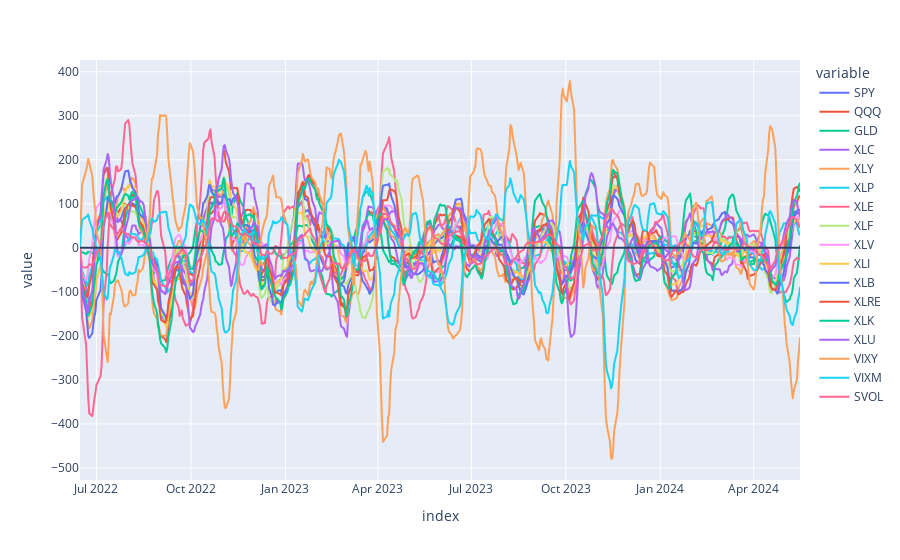

Write notebook code for a chart like this one.
### Code cell
px.line(data_frame=sector_diff).add_hline(0)

### Figure 1 — Plotly figure (JSON) as saved in the notebook; plotly's stock layout.template omitted (floating-point values rounded to 4 significant figures; data arrays with more than 128 entries replaced by an {"elided": "..."} marker saying what was removed)
{"data": [{"hovertemplate": "variable=SPY<br>index=%{x}<br>value=%{y}<extra></extra>", "legendgroup": "SPY", "line": {"color": "#636efa", "dash": "solid"}, "marker": {"symbol": "circle"}, "mode": "lines", "name": "SPY", "showlegend": true, "type": "scattergl", "x": {"elided": "483 str values"}, "xaxis": "x", "y": {"elided": "483 float values"}, "yaxis": "y"}, {"hovertemplate": "variable=QQQ<br>index=%{x}<br>value=%{y}<extra></extra>", "legendgroup": "QQQ", "line": {"color": "#EF553B", "dash": "solid"}, "marker": {"symbol": "circle"}, "mode": "lines", "name": "QQQ", "showlegend": true, "type": "scattergl", "x": {"elided": "483 str values"}, "xaxis": "x", "y": {"elided": "483 float values"}, "yaxis": "y"}, {"hovertemplate": "variable=GLD<br>index=%{x}<br>value=%{y}<extra></extra>", "legendgroup": "GLD", "line": {"color": "#00cc96", "dash": "solid"}, "marker": {"symbol": "circle"}, "mode": "lines", "name": "GLD", "showlegend": true, "type": "scattergl", "x": {"elided": "483 str values"}, "xaxis": "x", "y": {"elided": "483 float values"}, "yaxis": "y"}, {"hovertemplate": "variable=XLC<br>index=%{x}<br>value=%{y}<extra></extra>", "legendgroup": "XLC", "line": {"color": "#ab63fa", "dash": "solid"}, "marker": {"symbol": "circle"}, "mode": "lines", "name": "XLC", "showlegend": true, "type": "scattergl", "x": {"elided": "483 str values"}, "xaxis": "x", "y": {"elided": "483 float values"}, "yaxis": "y"}, {"hovertemplate": "variable=XLY<br>index=%{x}<br>value=%{y}<extra></extra>", "legendgroup": "XLY", "line": {"color": "#FFA15A", "dash": "solid"}, "marker": {"symbol": "circle"}, "mode": "lines", "name": "XLY", "showlegend": true, "type": "scattergl", "x": {"elided": "483 str values"}, "xaxis": "x", "y": {"elided": "483 float values"}, "yaxis": "y"}, {"hovertemplate": "variable=XLP<br>index=%{x}<br>value=%{y}<extra></extra>", "legendgroup": "XLP", "line": {"color": "#19d3f3", "dash": "solid"}, "marker": {"symbol": "circle"}, "mode": "lines", "name": "XLP", "showlegend": true, "type": "scattergl", "x": {"elided": "483 str values"}, "xaxis": "x", "y": {"elided": "483 float values"}, "yaxis": "y"}, {"hovertemplate": "variable=XLE<br>index=%{x}<br>value=%{y}<extra></extra>", "legendgroup": "XLE", "line": {"color": "#FF6692", "dash": "solid"}, "marker": {"symbol": "circle"}, "mode": "lines", "name": "XLE", "showlegend": true, "type": "scattergl", "x": {"elided": "483 str values"}, "xaxis": "x", "y": {"elided": "483 float values"}, "yaxis": "y"}, {"hovertemplate": "variable=XLF<br>index=%{x}<br>value=%{y}<extra></extra>", "legendgroup": "XLF", "line": {"color": "#B6E880", "dash": "solid"}, "marker": {"symbol": "circle"}, "mode": "lines", "name": "XLF", "showlegend": true, "type": "scattergl", "x": {"elided": "483 str values"}, "xaxis": "x", "y": {"elided": "483 float values"}, "yaxis": "y"}, {"hovertemplate": "variable=XLV<br>index=%{x}<br>value=%{y}<extra></extra>", "legendgroup": "XLV", "line": {"color": "#FF97FF", "dash": "solid"}, "marker": {"symbol": "circle"}, "mode": "lines", "name": "XLV", "showlegend": true, "type": "scattergl", "x": {"elided": "483 str values"}, "xaxis": "x", "y": {"elided": "483 float values"}, "yaxis": "y"}, {"hovertemplate": "variable=XLI<br>index=%{x}<br>value=%{y}<extra></extra>", "legendgroup": "XLI", "line": {"color": "#FECB52", "dash": "solid"}, "marker": {"symbol": "circle"}, "mode": "lines", "name": "XLI", "showlegend": true, "type": "scattergl", "x": {"elided": "483 str values"}, "xaxis": "x", "y": {"elided": "483 float values"}, "yaxis": "y"}, {"hovertemplate": "variable=XLB<br>index=%{x}<br>value=%{y}<extra></extra>", "legendgroup": "XLB", "line": {"color": "#636efa", "dash": "solid"}, "marker": {"symbol": "circle"}, "mode": "lines", "name": "XLB", "showlegend": true, "type": "scattergl", "x": {"elided": "483 str values"}, "xaxis": "x", "y": {"elided": "483 float values"}, "yaxis": "y"}, {"hovertemplate": "variable=XLRE<br>index=%{x}<br>value=%{y}<extra></extra>", "legendgroup": "XLRE", "line": {"color": "#EF553B", "dash": "solid"}, "marker": {"symbol": "circle"}, "mode": "lines", "name": "XLRE", "showlegend": true, "type": "scattergl", "x": {"elided": "483 str values"}, "xaxis": "x", "y": {"elided": "483 float values"}, "yaxis": "y"}, {"hovertemplate": "variable=XLK<br>index=%{x}<br>value=%{y}<extra></extra>", "legendgroup": "XLK", "line": {"color": "#00cc96", "dash": "solid"}, "marker": {"symbol": "circle"}, "mode": "lines", "name": "XLK", "showlegend": true, "type": "scattergl", "x": {"elided": "483 str values"}, "xaxis": "x", "y": {"elided": "483 float values"}, "yaxis": "y"}, {"hovertemplate": "variable=XLU<br>index=%{x}<br>value=%{y}<extra></extra>", "legendgroup": "XLU", "line": {"color": "#ab63fa", "dash": "solid"}, "marker": {"symbol": "circle"}, "mode": "lines", "name": "XLU", "showlegend": true, "type": "scattergl", "x": {"elided": "483 str values"}, "xaxis": "x", "y": {"elided": "483 float values"}, "yaxis": "y"}, {"hovertemplate": "variable=VIXY<br>index=%{x}<br>value=%{y}<extra></extra>", "legendgroup": "VIXY", "line": {"color": "#FFA15A", "dash": "solid"}, "marker": {"symbol": "circle"}, "mode": "lines", "name": "VIXY", "showlegend": true, "type": "scattergl", "x": {"elided": "483 str values"}, "xaxis": "x", "y": {"elided": "483 float values"}, "yaxis": "y"}, {"hovertemplate": "variable=VIXM<br>index=%{x}<br>value=%{y}<extra></extra>", "legendgroup": "VIXM", "line": {"color": "#19d3f3", "dash": "solid"}, "marker": {"symbol": "circle"}, "mode": "lines", "name": "VIXM", "showlegend": true, "type": "scattergl", "x": {"elided": "483 str values"}, "xaxis": "x", "y": {"elided": "483 float values"}, "yaxis": "y"}, {"hovertemplate": "variable=SVOL<br>index=%{x}<br>value=%{y}<extra></extra>", "legendgroup": "SVOL", "line": {"color": "#FF6692", "dash": "solid"}, "marker": {"symbol": "circle"}, "mode": "lines", "name": "SVOL", "showlegend": true, "type": "scattergl", "x": {"elided": "483 str values"}, "xaxis": "x", "y": {"elided": "483 float values"}, "yaxis": "y"}], "layout": {"legend": {"title": {"text": "variable"}, "tracegroupgap": 0}, "margin": {"t": 60}, "shapes": [{"type": "line", "x0": 0, "x1": 1, "xref": "x domain", "y0": 0, "y1": 0, "yref": "y"}], "xaxis": {"anchor": "y", "domain": [0, 1], "title": {"text": "index"}}, "yaxis": {"anchor": "x", "domain": [0, 1], "title": {"text": "value"}}}}
